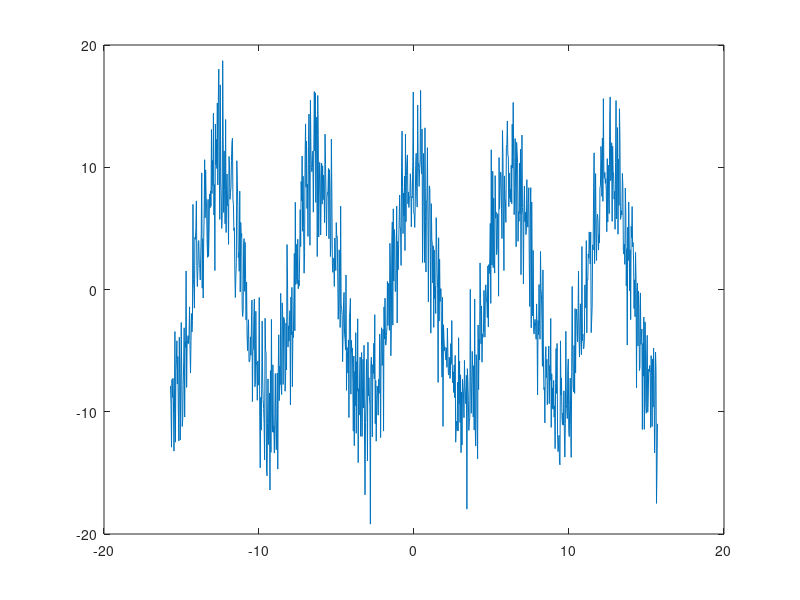

The MATLAB script that drew this image:
clear
close
clc
pkg load communications;
t = linspace(-5*pi,5*pi,1000);
x = 10*cos(t);
x1 =awgn(x,-10);
plot (t,x1);


##s = fft(x
#heheda

